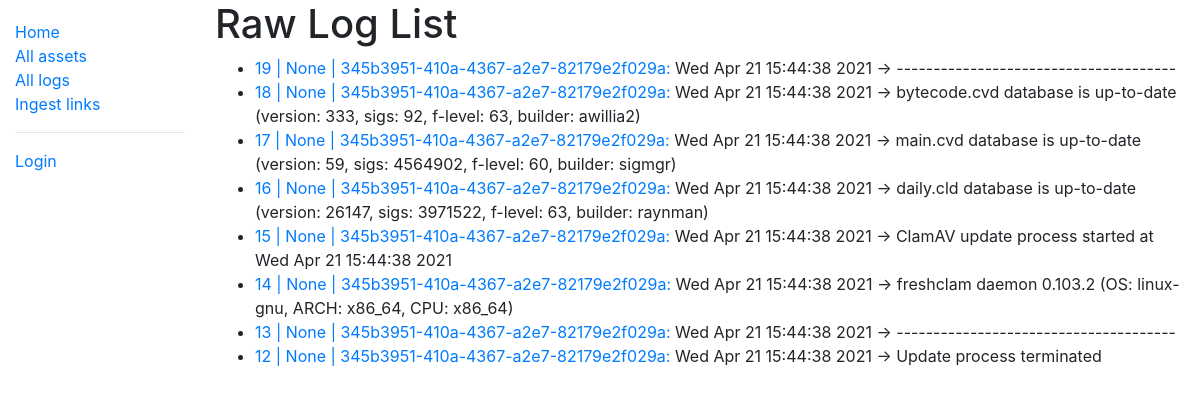
The page /endpoints/rawlogs/ on the database its author committed.
### endpoints/models.py (models this page shows, shortened)
class RawLog(models.Model):
    class Meta:
        ordering = ['-id']
    asset_id = models.ForeignKey('Asset', on_delete=models.RESTRICT, null=True)
    log_name = models.CharField(max_length=500, blank=True, null=True)
    log_path = models.CharField(max_length=500, blank=True, null=True)
    date_received = models.DateTimeField(auto_now=True)
    log_data = models.CharField(max_length=500)
    def get_absolute_url(self):
        return reverse('rawlog-detail', args=[str(self.id)])

class Asset(models.Model):
    asset_id = models.UUIDField(default=uuid.uuid4, editable=False, unique=True, primary_key=True)
    hostname = models.CharField(max_length=100, blank=True, null=True)
    ext_ipv4 = models.GenericIPAddressField(protocol='ipv4', blank=True, null=True)
    int_ipv4 = models.GenericIPAddressField(protocol='ipv4', blank=True, null=True)
    ext_ipv6 = models.GenericIPAddressField(protocol='ipv6', blank=True, null=True)
    int_ipv6 = models.GenericIPAddressField(protocol='ipv6', blank=True, null=True)
    date_joined = models.DateTimeField(auto_now_add=True)
    last_heartbeat = models.DateTimeField(auto_now=True)
    def __str__(self):
        return str(self.asset_id)

### endpoints/views.py (the view)
# urls.py: path('rawlogs/', views.RawLogListView.as_view(), name='rawlogs'),
class RawLogListView(generic.ListView):
    model = RawLog
    paginate_by = 10

### endpoints/templates/endpoints/rawlog_list.html
{% extends "base_generic.html" %}
{% block content %}
  <h1>Raw Log List</h1>
  {% if rawlog_list %}
  <ul>
    {% for rawlog in rawlog_list %}
      <li>
        <a href="{{ rawlog.get_absolute_url }}">{{ rawlog.id }} | {{ rawlog.date_received }} | {{ rawlog.asset_id }}:</a>
        {{ rawlog.log_data }}
      </li>
    {% endfor %}
  </ul>
  {% else %}
    <p>There are no raw logs.</p>
  {% endif %}
{% endblock %}

### endpoints/templates/base_generic.html (shortened to what this page needs)
<!DOCTYPE html>
<html lang="en">
<head>
  <link rel="stylesheet" href="https://cdn.jsdelivr.net/npm/bootstrap@4.5.3/dist/css/bootstrap.min.css">
  {% load static %}
  <link rel="stylesheet" href="{% static 'css/styles.css' %}">
</head>
<body>
  <div class="container-fluid">
    <div class="row">
      <div class="col-sm-2">
      {% block sidebar %}
        <ul class="sidebar-nav">
          <li><a href="">Home</a></li>
          <li><a href="{% url 'assets' %}">All assets</a></li>
          <li><a href="{% url 'rawlogs' %}">All logs</a></li>
          <li><a href="{% url 'ingest' %}">Ingest links</a></li>
          <hr class="solid" />
          {% if user.is_authenticated %}
            <li>User: {{ user.get_username }}</li>
            <li><a href="">Athenticated only link</a></li>
            <li><a href="{% url 'logout' %}">Logout</a></li>
          {% else %}
            <li><a href="{% url 'login' %}?next={{request.path}}">Login</a></li>
          {% endif %}
        </ul>
     {% endblock %}
      </div>
      <div class="col-sm-10 ">{% block content %}{% endblock %}
      </div>
    </div>
  </div>
</body>
</html>

### endpoints/static/css/styles.css (style rules this page uses)
.sidebar-nav { margin-top: 20px; padding: 0; list-style: none; }

### rows shown on the page
RawLog: id "19", date_received "None", asset_id "345b3951-410a-4367-a2e7-82179e2f029a", log_data "Wed Apr 21 15:44:38 2021 -> --------------------------------------"
RawLog: id "18", date_received "None", asset_id "345b3951-410a-4367-a2e7-82179e2f029a", log_data "Wed Apr 21 15:44:38 2021 -> bytecode.cvd database is up-to-date (version: 333, sigs: 92, f-level: 63, builder: awillia2)"
RawLog: id "17", date_received "None", asset_id "345b3951-410a-4367-a2e7-82179e2f029a", log_data "Wed Apr 21 15:44:38 2021 -> main.cvd database is up-to-date (version: 59, sigs: 4564902, f-level: 60, builder: sigmgr)"
RawLog: id "16", date_received "None", asset_id "345b3951-410a-4367-a2e7-82179e2f029a", log_data "Wed Apr 21 15:44:38 2021 -> daily.cld database is up-to-date (version: 26147, sigs: 3971522, f-level: 63, builder: raynman)"
RawLog: id "15", date_received "None", asset_id "345b3951-410a-4367-a2e7-82179e2f029a", log_data "Wed Apr 21 15:44:38 2021 -> ClamAV update process started at Wed Apr 21 15:44:38 2021"
RawLog: id "14", date_received "None", asset_id "345b3951-410a-4367-a2e7-82179e2f029a", log_data "Wed Apr 21 15:44:38 2021 -> freshclam daemon 0.103.2 (OS: linux-gnu, ARCH: x86_64, CPU: x86_64)"
RawLog: id "13", date_received "None", asset_id "345b3951-410a-4367-a2e7-82179e2f029a", log_data "Wed Apr 21 15:44:38 2021 -> --------------------------------------"
RawLog: id "12", date_received "None", asset_id "345b3951-410a-4367-a2e7-82179e2f029a", log_data "Wed Apr 21 15:44:38 2021 -> Update process terminated"
